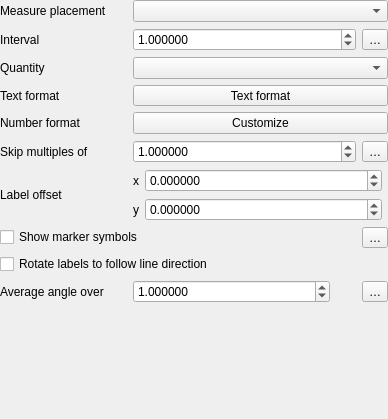
<?xml version="1.0" encoding="UTF-8"?>
<ui version="4.0">
 <class>QgsLinearReferencingSymbolLayerWidgetBase</class>
 <widget class="QWidget" name="QgsLinearReferencingSymbolLayerWidgetBase">
  <property name="geometry">
   <rect>
    <x>0</x>
    <y>0</y>
    <width>388</width>
    <height>419</height>
   </rect>
  </property>
  <property name="focusPolicy">
   <enum>Qt::FocusPolicy::WheelFocus</enum>
  </property>
  <property name="windowTitle">
   <string notr="true">Linear Referencing Symbol Layer</string>
  </property>
  <layout class="QGridLayout" name="gridLayout" rowstretch="0,0,0,0,0,0,0,0,0,0,0,0,0,1" columnstretch="1,2">
   <property name="leftMargin">
    <number>0</number>
   </property>
   <property name="topMargin">
    <number>0</number>
   </property>
   <property name="rightMargin">
    <number>0</number>
   </property>
   <property name="bottomMargin">
    <number>9</number>
   </property>
   <item row="5" column="0">
    <widget class="QLabel" name="mUnitLabelLabel_2">
     <property name="text">
      <string>Number format</string>
     </property>
     <property name="wordWrap">
      <bool>true</bool>
     </property>
    </widget>
   </item>
   <item row="8" column="1">
    <layout class="QGridLayout" name="gridLayout_2">
     <property name="leftMargin">
      <number>0</number>
     </property>
     <property name="topMargin">
      <number>0</number>
     </property>
     <property name="rightMargin">
      <number>0</number>
     </property>
     <property name="bottomMargin">
      <number>0</number>
     </property>
     <item row="0" column="0">
      <widget class="QLabel" name="label_7">
       <property name="text">
        <string>x</string>
       </property>
      </widget>
     </item>
     <item row="0" column="1">
      <widget class="QgsDoubleSpinBox" name="mSpinLabelOffsetX">
       <property name="sizePolicy">
        <sizepolicy hsizetype="Expanding" vsizetype="Fixed">
         <horstretch>1</horstretch>
         <verstretch>0</verstretch>
        </sizepolicy>
       </property>
       <property name="decimals">
        <number>6</number>
       </property>
       <property name="minimum">
        <double>-99999999.989999994635582</double>
       </property>
       <property name="maximum">
        <double>99999999.989999994635582</double>
       </property>
       <property name="singleStep">
        <double>0.200000000000000</double>
       </property>
      </widget>
     </item>
     <item row="1" column="0">
      <widget class="QLabel" name="label_6">
       <property name="text">
        <string>y</string>
       </property>
      </widget>
     </item>
     <item row="1" column="1">
      <widget class="QgsDoubleSpinBox" name="mSpinLabelOffsetY">
       <property name="sizePolicy">
        <sizepolicy hsizetype="Minimum" vsizetype="Fixed">
         <horstretch>1</horstretch>
         <verstretch>0</verstretch>
        </sizepolicy>
       </property>
       <property name="decimals">
        <number>6</number>
       </property>
       <property name="minimum">
        <double>-99999999.989999994635582</double>
       </property>
       <property name="maximum">
        <double>99999999.989999994635582</double>
       </property>
       <property name="singleStep">
        <double>0.200000000000000</double>
       </property>
      </widget>
     </item>
     <item row="0" column="2" rowspan="2">
      <widget class="QgsUnitSelectionWidget" name="mLabelOffsetUnitWidget" native="true">
       <property name="minimumSize">
        <size>
         <width>0</width>
         <height>0</height>
        </size>
       </property>
       <property name="focusPolicy">
        <enum>Qt::FocusPolicy::StrongFocus</enum>
       </property>
      </widget>
     </item>
    </layout>
   </item>
   <item row="8" column="0">
    <widget class="QLabel" name="label_3">
     <property name="text">
      <string>Label offset</string>
     </property>
    </widget>
   </item>
   <item row="13" column="0">
    <spacer name="verticalSpacer">
     <property name="orientation">
      <enum>Qt::Orientation::Vertical</enum>
     </property>
     <property name="sizeHint" stdset="0">
      <size>
       <width>20</width>
       <height>40</height>
      </size>
     </property>
    </spacer>
   </item>
   <item row="4" column="1">
    <widget class="QgsFontButton" name="mTextFormatButton">
     <property name="sizePolicy">
      <sizepolicy hsizetype="Preferred" vsizetype="Fixed">
       <horstretch>0</horstretch>
       <verstretch>0</verstretch>
      </sizepolicy>
     </property>
     <property name="text">
      <string>Text format</string>
     </property>
    </widget>
   </item>
   <item row="12" column="0">
    <widget class="QLabel" name="label_4">
     <property name="text">
      <string>Average angle over</string>
     </property>
    </widget>
   </item>
   <item row="2" column="0" colspan="2">
    <widget class="QWidget" name="mIntervalWidget" native="true">
     <property name="focusPolicy">
      <enum>Qt::FocusPolicy::NoFocus</enum>
     </property>
     <layout class="QHBoxLayout" name="horizontalLayout_2" stretch="1,2">
      <property name="leftMargin">
       <number>0</number>
      </property>
      <property name="topMargin">
       <number>0</number>
      </property>
      <property name="rightMargin">
       <number>0</number>
      </property>
      <property name="bottomMargin">
       <number>0</number>
      </property>
      <item>
       <widget class="QLabel" name="label_9">
        <property name="text">
         <string>Interval</string>
        </property>
       </widget>
      </item>
      <item>
       <layout class="QHBoxLayout" name="horizontalLayout_3">
        <property name="rightMargin">
         <number>0</number>
        </property>
        <item>
         <widget class="QgsDoubleSpinBox" name="spinInterval">
          <property name="sizePolicy">
           <sizepolicy hsizetype="Minimum" vsizetype="Fixed">
            <horstretch>1</horstretch>
            <verstretch>0</verstretch>
           </sizepolicy>
          </property>
          <property name="decimals">
           <number>6</number>
          </property>
          <property name="maximum">
           <double>10000000.000000000000000</double>
          </property>
          <property name="singleStep">
           <double>0.200000000000000</double>
          </property>
          <property name="value">
           <double>1.000000000000000</double>
          </property>
          <property name="showClearButton" stdset="0">
           <bool>false</bool>
          </property>
         </widget>
        </item>
        <item>
         <widget class="QgsPropertyOverrideButton" name="mIntervalDDBtn">
          <property name="text">
           <string>…</string>
          </property>
         </widget>
        </item>
       </layout>
      </item>
     </layout>
    </widget>
   </item>
   <item row="6" column="1">
    <layout class="QHBoxLayout" name="horizontalLayout_4">
     <property name="bottomMargin">
      <number>0</number>
     </property>
     <item>
      <widget class="QgsDoubleSpinBox" name="mSpinSkipMultiples">
       <property name="sizePolicy">
        <sizepolicy hsizetype="Minimum" vsizetype="Fixed">
         <horstretch>1</horstretch>
         <verstretch>0</verstretch>
        </sizepolicy>
       </property>
       <property name="decimals">
        <number>6</number>
       </property>
       <property name="maximum">
        <double>10000000.000000000000000</double>
       </property>
       <property name="singleStep">
        <double>0.200000000000000</double>
       </property>
       <property name="value">
        <double>1.000000000000000</double>
       </property>
       <property name="showClearButton" stdset="0">
        <bool>true</bool>
       </property>
      </widget>
     </item>
     <item>
      <widget class="QgsPropertyOverrideButton" name="mSkipMultiplesDDBtn">
       <property name="text">
        <string>…</string>
       </property>
      </widget>
     </item>
    </layout>
   </item>
   <item row="5" column="1">
    <widget class="QPushButton" name="mNumberFormatPushButton">
     <property name="text">
      <string>Customize</string>
     </property>
    </widget>
   </item>
   <item row="12" column="1">
    <layout class="QHBoxLayout" name="horizontalLayout">
     <property name="rightMargin">
      <number>0</number>
     </property>
     <item>
      <widget class="QgsDoubleSpinBox" name="mSpinAverageAngleLength">
       <property name="sizePolicy">
        <sizepolicy hsizetype="Minimum" vsizetype="Fixed">
         <horstretch>1</horstretch>
         <verstretch>0</verstretch>
        </sizepolicy>
       </property>
       <property name="decimals">
        <number>6</number>
       </property>
       <property name="maximum">
        <double>10000000.000000000000000</double>
       </property>
       <property name="singleStep">
        <double>0.200000000000000</double>
       </property>
       <property name="value">
        <double>1.000000000000000</double>
       </property>
      </widget>
     </item>
     <item>
      <widget class="QgsUnitSelectionWidget" name="mAverageAngleUnit" native="true">
       <property name="minimumSize">
        <size>
         <width>20</width>
         <height>0</height>
        </size>
       </property>
       <property name="focusPolicy">
        <enum>Qt::FocusPolicy::TabFocus</enum>
       </property>
      </widget>
     </item>
     <item>
      <widget class="QgsPropertyOverrideButton" name="mAverageAngleDDBtn">
       <property name="text">
        <string>…</string>
       </property>
      </widget>
     </item>
    </layout>
   </item>
   <item row="1" column="0">
    <widget class="QLabel" name="label_5">
     <property name="text">
      <string>Measure placement</string>
     </property>
    </widget>
   </item>
   <item row="6" column="0">
    <widget class="QLabel" name="label_2">
     <property name="text">
      <string>Skip multiples of</string>
     </property>
    </widget>
   </item>
   <item row="11" column="0" colspan="2">
    <widget class="QCheckBox" name="mCheckRotate">
     <property name="text">
      <string>Rotate labels to follow line direction</string>
     </property>
    </widget>
   </item>
   <item row="3" column="0">
    <widget class="QLabel" name="label_8">
     <property name="text">
      <string>Quantity</string>
     </property>
    </widget>
   </item>
   <item row="1" column="1">
    <widget class="QComboBox" name="mComboPlacement"/>
   </item>
   <item row="3" column="1">
    <widget class="QComboBox" name="mComboQuantity"/>
   </item>
   <item row="4" column="0">
    <widget class="QLabel" name="label">
     <property name="text">
      <string>Text format</string>
     </property>
    </widget>
   </item>
   <item row="10" column="0" colspan="2">
    <layout class="QHBoxLayout" name="horizontalLayout_5">
     <property name="bottomMargin">
      <number>0</number>
     </property>
     <item>
      <widget class="QCheckBox" name="mCheckShowMarker">
       <property name="text">
        <string>Show marker symbols</string>
       </property>
      </widget>
     </item>
     <item>
      <widget class="QgsPropertyOverrideButton" name="mShowMarkerDDBtn">
       <property name="text">
        <string>…</string>
       </property>
      </widget>
     </item>
    </layout>
   </item>
  </layout>
 </widget>
 <customwidgets>
  <customwidget>
   <class>QgsPropertyOverrideButton</class>
   <extends>QToolButton</extends>
   <header>qgspropertyoverridebutton.h</header>
  </customwidget>
  <customwidget>
   <class>QgsDoubleSpinBox</class>
   <extends>QDoubleSpinBox</extends>
   <header>qgsdoublespinbox.h</header>
  </customwidget>
  <customwidget>
   <class>QgsUnitSelectionWidget</class>
   <extends>QWidget</extends>
   <header>qgsunitselectionwidget.h</header>
   <container>1</container>
  </customwidget>
  <customwidget>
   <class>QgsFontButton</class>
   <extends>QToolButton</extends>
   <header>qgsfontbutton.h</header>
  </customwidget>
 </customwidgets>
 <tabstops>
  <tabstop>mComboPlacement</tabstop>
  <tabstop>spinInterval</tabstop>
  <tabstop>mIntervalDDBtn</tabstop>
  <tabstop>mComboQuantity</tabstop>
  <tabstop>mTextFormatButton</tabstop>
  <tabstop>mNumberFormatPushButton</tabstop>
  <tabstop>mSpinSkipMultiples</tabstop>
  <tabstop>mSkipMultiplesDDBtn</tabstop>
  <tabstop>mSpinLabelOffsetX</tabstop>
  <tabstop>mLabelOffsetUnitWidget</tabstop>
  <tabstop>mSpinLabelOffsetY</tabstop>
  <tabstop>mCheckShowMarker</tabstop>
  <tabstop>mShowMarkerDDBtn</tabstop>
  <tabstop>mCheckRotate</tabstop>
  <tabstop>mSpinAverageAngleLength</tabstop>
  <tabstop>mAverageAngleUnit</tabstop>
  <tabstop>mAverageAngleDDBtn</tabstop>
 </tabstops>
 <resources/>
 <connections/>
</ui>
